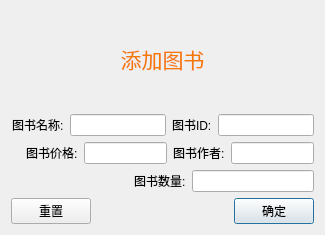
<?xml version="1.0" encoding="UTF-8"?>
<ui version="4.0">
 <class>AddBookDialog</class>
 <widget class="QDialog" name="AddBookDialog">
  <property name="geometry">
   <rect>
    <x>0</x>
    <y>0</y>
    <width>325</width>
    <height>235</height>
   </rect>
  </property>
  <property name="windowTitle">
   <string>Dialog</string>
  </property>
  <layout class="QGridLayout" name="gridLayout">
   <item row="1" column="0">
    <layout class="QVBoxLayout" name="verticalLayout_2">
     <item>
      <layout class="QVBoxLayout" name="verticalLayout">
       <item>
        <layout class="QHBoxLayout" name="horizontalLayout">
         <item>
          <spacer name="horizontalSpacer">
           <property name="orientation">
            <enum>Qt::Horizontal</enum>
           </property>
           <property name="sizeHint" stdset="0">
            <size>
             <width>13</width>
             <height>17</height>
            </size>
           </property>
          </spacer>
         </item>
         <item>
          <widget class="QLabel" name="label_2">
           <property name="text">
            <string>图书名称:</string>
           </property>
          </widget>
         </item>
         <item>
          <widget class="QLineEdit" name="bookName"/>
         </item>
         <item>
          <widget class="QLabel" name="label_3">
           <property name="text">
            <string>图书ID:</string>
           </property>
          </widget>
         </item>
         <item>
          <widget class="QLineEdit" name="bookId"/>
         </item>
        </layout>
       </item>
       <item>
        <layout class="QHBoxLayout" name="horizontalLayout_2">
         <item>
          <spacer name="horizontalSpacer_2">
           <property name="orientation">
            <enum>Qt::Horizontal</enum>
           </property>
           <property name="sizeHint" stdset="0">
            <size>
             <width>40</width>
             <height>20</height>
            </size>
           </property>
          </spacer>
         </item>
         <item>
          <widget class="QLabel" name="label_4">
           <property name="text">
            <string>图书价格:</string>
           </property>
          </widget>
         </item>
         <item>
          <widget class="QLineEdit" name="price"/>
         </item>
         <item>
          <widget class="QLabel" name="label_5">
           <property name="text">
            <string>图书作者:</string>
           </property>
          </widget>
         </item>
         <item>
          <widget class="QLineEdit" name="bookAuthor"/>
         </item>
        </layout>
       </item>
       <item>
        <layout class="QHBoxLayout" name="horizontalLayout_3">
         <item>
          <spacer name="horizontalSpacer_3">
           <property name="orientation">
            <enum>Qt::Horizontal</enum>
           </property>
           <property name="sizeHint" stdset="0">
            <size>
             <width>40</width>
             <height>20</height>
            </size>
           </property>
          </spacer>
         </item>
         <item>
          <widget class="QLabel" name="label_6">
           <property name="text">
            <string>图书数量:</string>
           </property>
          </widget>
         </item>
         <item>
          <widget class="QLineEdit" name="bookNum"/>
         </item>
        </layout>
       </item>
      </layout>
     </item>
     <item>
      <layout class="QHBoxLayout" name="horizontalLayout_4">
       <item>
        <widget class="QPushButton" name="reset">
         <property name="text">
          <string>重置</string>
         </property>
         <property name="autoDefault">
          <bool>false</bool>
         </property>
        </widget>
       </item>
       <item>
        <spacer name="horizontalSpacer_4">
         <property name="orientation">
          <enum>Qt::Horizontal</enum>
         </property>
         <property name="sizeHint" stdset="0">
          <size>
           <width>40</width>
           <height>20</height>
          </size>
         </property>
        </spacer>
       </item>
       <item>
        <widget class="QPushButton" name="ok">
         <property name="text">
          <string>确定</string>
         </property>
         <property name="default">
          <bool>true</bool>
         </property>
        </widget>
       </item>
      </layout>
     </item>
    </layout>
   </item>
   <item row="0" column="0">
    <widget class="QLabel" name="label">
     <property name="text">
      <string>&lt;html&gt;&lt;head/&gt;&lt;body&gt;&lt;p align=&quot;center&quot;&gt;&lt;span style=&quot; font-size:16pt; color:#f57900;&quot;&gt;添加图书&lt;/span&gt;&lt;/p&gt;&lt;/body&gt;&lt;/html&gt;</string>
     </property>
    </widget>
   </item>
  </layout>
 </widget>
 <tabstops>
  <tabstop>bookName</tabstop>
  <tabstop>bookId</tabstop>
  <tabstop>price</tabstop>
  <tabstop>bookAuthor</tabstop>
  <tabstop>bookNum</tabstop>
  <tabstop>ok</tabstop>
  <tabstop>reset</tabstop>
 </tabstops>
 <resources/>
 <connections/>
</ui>
